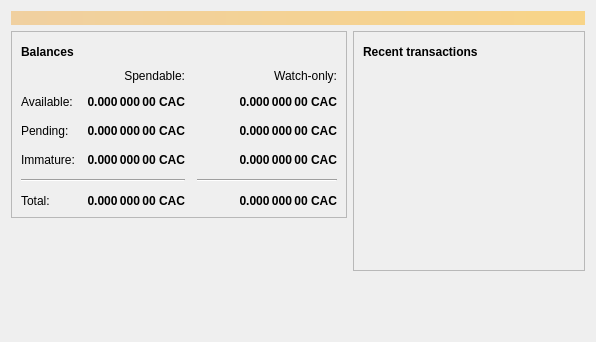
<?xml version="1.0" encoding="UTF-8"?>
<ui version="4.0">
 <class>OverviewPage</class>
 <widget class="QWidget" name="OverviewPage">
  <property name="geometry">
   <rect>
    <x>0</x>
    <y>0</y>
    <width>596</width>
    <height>342</height>
   </rect>
  </property>
  <property name="windowTitle">
   <string>Form</string>
  </property>
  <layout class="QVBoxLayout" name="topLayout">
   <item>
    <widget class="QLabel" name="labelAlerts">
     <property name="visible">
      <bool>false</bool>
     </property>
     <property name="styleSheet">
      <string notr="true">QLabel { background-color: qlineargradient(x1: 0, y1: 0, x2: 1, y2: 0, stop:0 #F0D0A0, stop:1 #F8D488); color:#000000; }</string>
     </property>
     <property name="wordWrap">
      <bool>true</bool>
     </property>
     <property name="margin">
      <number>3</number>
     </property>
     <property name="textInteractionFlags">
      <set>Qt::TextSelectableByMouse</set>
     </property>
    </widget>
   </item>
   <item>
    <layout class="QHBoxLayout" name="horizontalLayout" stretch="1,1">
     <item>
      <layout class="QVBoxLayout" name="verticalLayout_2">
       <item>
        <widget class="QFrame" name="frame">
         <property name="frameShape">
          <enum>QFrame::StyledPanel</enum>
         </property>
         <property name="frameShadow">
          <enum>QFrame::Raised</enum>
         </property>
         <layout class="QVBoxLayout" name="verticalLayout_4">
          <item>
           <layout class="QHBoxLayout" name="horizontalLayout_4">
            <item>
             <widget class="QLabel" name="label_5">
              <property name="font">
               <font>
                <weight>75</weight>
                <bold>true</bold>
               </font>
              </property>
              <property name="text">
               <string>Balances</string>
              </property>
             </widget>
            </item>
            <item>
             <widget class="QPushButton" name="labelWalletStatus">
              <property name="enabled">
               <bool>true</bool>
              </property>
              <property name="maximumSize">
               <size>
                <width>30</width>
                <height>16777215</height>
               </size>
              </property>
              <property name="toolTip">
               <string>The displayed information may be out of date. Your wallet automatically synchronizes with the Canuckcoin network after a connection is established, but this process has not completed yet.</string>
              </property>
              <property name="text">
               <string/>
              </property>
              <property name="icon">
               <iconset resource="../bitcoin.qrc">
                <normaloff>:/icons/warning</normaloff>
                <disabledoff>:/icons/warning</disabledoff>:/icons/warning</iconset>
              </property>
              <property name="iconSize">
               <size>
                <width>24</width>
                <height>24</height>
               </size>
              </property>
              <property name="flat">
               <bool>true</bool>
              </property>
             </widget>
            </item>
            <item>
             <spacer name="horizontalSpacer_3">
              <property name="orientation">
               <enum>Qt::Horizontal</enum>
              </property>
              <property name="sizeHint" stdset="0">
               <size>
                <width>40</width>
                <height>20</height>
               </size>
              </property>
             </spacer>
            </item>
           </layout>
          </item>
          <item>
           <layout class="QGridLayout" name="gridLayout">
            <property name="spacing">
             <number>12</number>
            </property>
            <item row="2" column="2">
             <widget class="QLabel" name="labelWatchPending">
              <property name="font">
               <font>
                <weight>75</weight>
                <bold>true</bold>
               </font>
              </property>
              <property name="cursor">
               <cursorShape>IBeamCursor</cursorShape>
              </property>
              <property name="toolTip">
               <string>Unconfirmed transactions to watch-only addresses</string>
              </property>
              <property name="text">
               <string notr="true">0.000 000 00 CAC</string>
              </property>
              <property name="alignment">
               <set>Qt::AlignRight|Qt::AlignTrailing|Qt::AlignVCenter</set>
              </property>
              <property name="textInteractionFlags">
               <set>Qt::LinksAccessibleByMouse|Qt::TextSelectableByKeyboard|Qt::TextSelectableByMouse</set>
              </property>
             </widget>
            </item>
            <item row="2" column="1">
             <widget class="QLabel" name="labelUnconfirmed">
              <property name="font">
               <font>
                <weight>75</weight>
                <bold>true</bold>
               </font>
              </property>
              <property name="cursor">
               <cursorShape>IBeamCursor</cursorShape>
              </property>
              <property name="toolTip">
               <string>Total of transactions that have yet to be confirmed, and do not yet count toward the spendable balance</string>
              </property>
              <property name="text">
               <string notr="true">0.000 000 00 CAC</string>
              </property>
              <property name="alignment">
               <set>Qt::AlignRight|Qt::AlignTrailing|Qt::AlignVCenter</set>
              </property>
              <property name="textInteractionFlags">
               <set>Qt::LinksAccessibleByMouse|Qt::TextSelectableByKeyboard|Qt::TextSelectableByMouse</set>
              </property>
             </widget>
            </item>
            <item row="3" column="2">
             <widget class="QLabel" name="labelWatchImmature">
              <property name="font">
               <font>
                <weight>75</weight>
                <bold>true</bold>
               </font>
              </property>
              <property name="cursor">
               <cursorShape>IBeamCursor</cursorShape>
              </property>
              <property name="toolTip">
               <string>Mined balance in watch-only addresses that has not yet matured</string>
              </property>
              <property name="text">
               <string notr="true">0.000 000 00 CAC</string>
              </property>
              <property name="alignment">
               <set>Qt::AlignRight|Qt::AlignTrailing|Qt::AlignVCenter</set>
              </property>
              <property name="textInteractionFlags">
               <set>Qt::LinksAccessibleByMouse|Qt::TextSelectableByKeyboard|Qt::TextSelectableByMouse</set>
              </property>
             </widget>
            </item>
            <item row="4" column="0" colspan="2">
             <widget class="Line" name="line">
              <property name="orientation">
               <enum>Qt::Horizontal</enum>
              </property>
             </widget>
            </item>
            <item row="4" column="2">
             <widget class="Line" name="lineWatchBalance">
              <property name="sizePolicy">
               <sizepolicy hsizetype="Preferred" vsizetype="Fixed">
                <horstretch>0</horstretch>
                <verstretch>0</verstretch>
               </sizepolicy>
              </property>
              <property name="minimumSize">
               <size>
                <width>140</width>
                <height>0</height>
               </size>
              </property>
              <property name="orientation">
               <enum>Qt::Horizontal</enum>
              </property>
             </widget>
            </item>
            <item row="5" column="0">
             <widget class="QLabel" name="labelTotalText">
              <property name="text">
               <string>Total:</string>
              </property>
             </widget>
            </item>
            <item row="3" column="1">
             <widget class="QLabel" name="labelImmature">
              <property name="font">
               <font>
                <weight>75</weight>
                <bold>true</bold>
               </font>
              </property>
              <property name="cursor">
               <cursorShape>IBeamCursor</cursorShape>
              </property>
              <property name="toolTip">
               <string>Mined balance that has not yet matured</string>
              </property>
              <property name="text">
               <string notr="true">0.000 000 00 CAC</string>
              </property>
              <property name="alignment">
               <set>Qt::AlignRight|Qt::AlignTrailing|Qt::AlignVCenter</set>
              </property>
              <property name="textInteractionFlags">
               <set>Qt::LinksAccessibleByMouse|Qt::TextSelectableByKeyboard|Qt::TextSelectableByMouse</set>
              </property>
             </widget>
            </item>
            <item row="2" column="3">
             <spacer name="horizontalSpacer_2">
              <property name="orientation">
               <enum>Qt::Horizontal</enum>
              </property>
              <property name="sizeHint" stdset="0">
               <size>
                <width>40</width>
                <height>20</height>
               </size>
              </property>
             </spacer>
            </item>
            <item row="3" column="0">
             <widget class="QLabel" name="labelImmatureText">
              <property name="text">
               <string>Immature:</string>
              </property>
             </widget>
            </item>
            <item row="5" column="1">
             <widget class="QLabel" name="labelTotal">
              <property name="font">
               <font>
                <weight>75</weight>
                <bold>true</bold>
               </font>
              </property>
              <property name="cursor">
               <cursorShape>IBeamCursor</cursorShape>
              </property>
              <property name="toolTip">
               <string>Your current total balance</string>
              </property>
              <property name="text">
               <string notr="true">0.000 000 00 CAC</string>
              </property>
              <property name="alignment">
               <set>Qt::AlignRight|Qt::AlignTrailing|Qt::AlignVCenter</set>
              </property>
              <property name="textInteractionFlags">
               <set>Qt::LinksAccessibleByMouse|Qt::TextSelectableByKeyboard|Qt::TextSelectableByMouse</set>
              </property>
             </widget>
            </item>
            <item row="5" column="2">
             <widget class="QLabel" name="labelWatchTotal">
              <property name="font">
               <font>
                <weight>75</weight>
                <bold>true</bold>
               </font>
              </property>
              <property name="cursor">
               <cursorShape>IBeamCursor</cursorShape>
              </property>
              <property name="toolTip">
               <string>Current total balance in watch-only addresses</string>
              </property>
              <property name="text">
               <string notr="true">0.000 000 00 CAC</string>
              </property>
              <property name="alignment">
               <set>Qt::AlignRight|Qt::AlignTrailing|Qt::AlignVCenter</set>
              </property>
              <property name="textInteractionFlags">
               <set>Qt::LinksAccessibleByMouse|Qt::TextSelectableByKeyboard|Qt::TextSelectableByMouse</set>
              </property>
             </widget>
            </item>
            <item row="0" column="2">
             <widget class="QLabel" name="labelWatchonly">
              <property name="text">
               <string>Watch-only:</string>
              </property>
              <property name="alignment">
               <set>Qt::AlignRight|Qt::AlignTrailing|Qt::AlignVCenter</set>
              </property>
             </widget>
            </item>
            <item row="1" column="0">
             <widget class="QLabel" name="labelBalanceText">
              <property name="text">
               <string>Available:</string>
              </property>
             </widget>
            </item>
            <item row="1" column="1">
             <widget class="QLabel" name="labelBalance">
              <property name="font">
               <font>
                <weight>75</weight>
                <bold>true</bold>
               </font>
              </property>
              <property name="cursor">
               <cursorShape>IBeamCursor</cursorShape>
              </property>
              <property name="toolTip">
               <string>Your current spendable balance</string>
              </property>
              <property name="text">
               <string notr="true">0.000 000 00 CAC</string>
              </property>
              <property name="alignment">
               <set>Qt::AlignRight|Qt::AlignTrailing|Qt::AlignVCenter</set>
              </property>
              <property name="textInteractionFlags">
               <set>Qt::LinksAccessibleByMouse|Qt::TextSelectableByKeyboard|Qt::TextSelectableByMouse</set>
              </property>
             </widget>
            </item>
            <item row="1" column="2">
             <widget class="QLabel" name="labelWatchAvailable">
              <property name="font">
               <font>
                <weight>75</weight>
                <bold>true</bold>
               </font>
              </property>
              <property name="cursor">
               <cursorShape>IBeamCursor</cursorShape>
              </property>
              <property name="toolTip">
               <string>Your current balance in watch-only addresses</string>
              </property>
              <property name="text">
               <string notr="true">0.000 000 00 CAC</string>
              </property>
              <property name="alignment">
               <set>Qt::AlignRight|Qt::AlignTrailing|Qt::AlignVCenter</set>
              </property>
              <property name="textInteractionFlags">
               <set>Qt::LinksAccessibleByMouse|Qt::TextSelectableByKeyboard|Qt::TextSelectableByMouse</set>
              </property>
             </widget>
            </item>
            <item row="2" column="0">
             <widget class="QLabel" name="labelPendingText">
              <property name="text">
               <string>Pending:</string>
              </property>
             </widget>
            </item>
            <item row="0" column="1">
             <widget class="QLabel" name="labelSpendable">
              <property name="text">
               <string>Spendable:</string>
              </property>
              <property name="alignment">
               <set>Qt::AlignRight|Qt::AlignTrailing|Qt::AlignVCenter</set>
              </property>
             </widget>
            </item>
           </layout>
          </item>
         </layout>
        </widget>
       </item>
       <item>
        <spacer name="verticalSpacer">
         <property name="orientation">
          <enum>Qt::Vertical</enum>
         </property>
         <property name="sizeHint" stdset="0">
          <size>
           <width>20</width>
           <height>40</height>
          </size>
         </property>
        </spacer>
       </item>
      </layout>
     </item>
     <item>
      <layout class="QVBoxLayout" name="verticalLayout_3">
       <item>
        <widget class="QFrame" name="frame_2">
         <property name="frameShape">
          <enum>QFrame::StyledPanel</enum>
         </property>
         <property name="frameShadow">
          <enum>QFrame::Raised</enum>
         </property>
         <layout class="QVBoxLayout" name="verticalLayout">
          <item>
           <layout class="QHBoxLayout" name="horizontalLayout_2">
            <item>
             <widget class="QLabel" name="label_4">
              <property name="font">
               <font>
                <weight>75</weight>
                <bold>true</bold>
               </font>
              </property>
              <property name="text">
               <string>Recent transactions</string>
              </property>
             </widget>
            </item>
            <item>
             <widget class="QPushButton" name="labelTransactionsStatus">
              <property name="enabled">
               <bool>true</bool>
              </property>
              <property name="maximumSize">
               <size>
                <width>30</width>
                <height>16777215</height>
               </size>
              </property>
              <property name="toolTip">
               <string>The displayed information may be out of date. Your wallet automatically synchronizes with the Canuckcoin network after a connection is established, but this process has not completed yet.</string>
              </property>
              <property name="text">
               <string/>
              </property>
              <property name="icon">
               <iconset resource="../bitcoin.qrc">
                <normaloff>:/icons/warning</normaloff>
                <disabledoff>:/icons/warning</disabledoff>:/icons/warning</iconset>
              </property>
              <property name="iconSize">
               <size>
                <width>24</width>
                <height>24</height>
               </size>
              </property>
              <property name="flat">
               <bool>true</bool>
              </property>
             </widget>
            </item>
            <item>
             <spacer name="horizontalSpacer">
              <property name="orientation">
               <enum>Qt::Horizontal</enum>
              </property>
              <property name="sizeHint" stdset="0">
               <size>
                <width>40</width>
                <height>20</height>
               </size>
              </property>
             </spacer>
            </item>
           </layout>
          </item>
          <item>
           <widget class="QListView" name="listTransactions">
            <property name="styleSheet">
             <string notr="true">QListView { background: transparent; }</string>
            </property>
            <property name="frameShape">
             <enum>QFrame::NoFrame</enum>
            </property>
            <property name="verticalScrollBarPolicy">
             <enum>Qt::ScrollBarAlwaysOff</enum>
            </property>
            <property name="horizontalScrollBarPolicy">
             <enum>Qt::ScrollBarAlwaysOff</enum>
            </property>
            <property name="selectionMode">
             <enum>QAbstractItemView::NoSelection</enum>
            </property>
           </widget>
          </item>
         </layout>
        </widget>
       </item>
       <item>
        <spacer name="verticalSpacer_2">
         <property name="orientation">
          <enum>Qt::Vertical</enum>
         </property>
         <property name="sizeHint" stdset="0">
          <size>
           <width>20</width>
           <height>40</height>
          </size>
         </property>
        </spacer>
       </item>
      </layout>
     </item>
    </layout>
   </item>
  </layout>
 </widget>
 <resources/>
 <connections/>
</ui>
